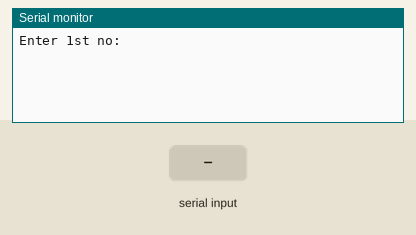
This sketch was run on a simulated Arduino Uno, built with avr-gcc and run on an emulated ATmega328P. On the bench: the last lines printed to the serial monitor. The inputs (shaded band) are chosen by the test bench.

Above: at 1.2 s.
1.3 s: "90,45\n" received over Serial
At 1.8 s:
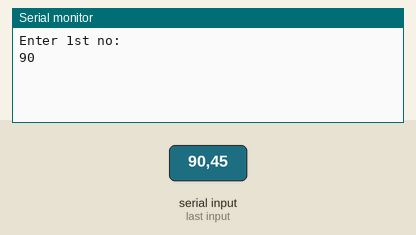
4.3 s: "30,150\n" received over Serial
At 6.5 s:
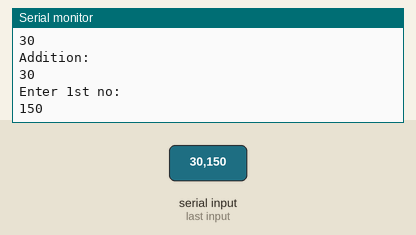
Timing chart, 0 to 8.0 s (numbered marks = the images above; inputs shaded):
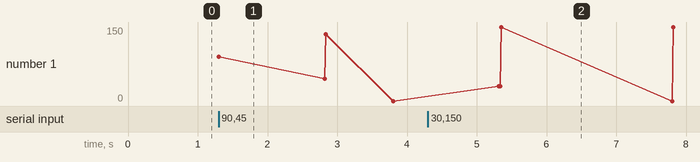

The sketch:

user_addition.ino
```cpp
int a;
int b;
int c;
void setup() {
         Serial.begin(9600);
}

void loop()
{
               Serial.println("Enter 1st no:");
               while(Serial.available()==0)
               {
               }

                a=Serial.parseInt();
               Serial.println(a) ;
     delay(1500);
               Serial.println("Enter 2nd no:");
                 while(Serial.available()==0)
                 {
                 }
              b=Serial.parseInt();
              Serial.println(b);
               c=a+b;
             Serial.println("Addition:");
                 Serial.println(c);


                 }
```

Measured:
- after the input at 1.3 s, the serial monitor: prints a new line at once (image 1)
- after the input at 4.3 s, the serial monitor: prints a new line after 1.0 s (image 2)
- plotted number 1: 0 → 150 after the input at 4.3 s
